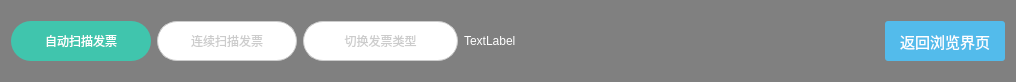
<?xml version="1.0" encoding="UTF-8"?>
<ui version="4.0">
 <class>scanoptionForm</class>
 <widget class="QWidget" name="scanoptionForm">
  <property name="geometry">
   <rect>
    <x>0</x>
    <y>0</y>
    <width>1016</width>
    <height>82</height>
   </rect>
  </property>
  <property name="sizePolicy">
   <sizepolicy hsizetype="Preferred" vsizetype="Fixed">
    <horstretch>0</horstretch>
    <verstretch>0</verstretch>
   </sizepolicy>
  </property>
  <property name="windowTitle">
   <string>Form</string>
  </property>
  <property name="styleSheet">
   <string notr="true">QWidget#scanoptionForm{background-color: rgb(128, 128, 128);
}</string>
  </property>
  <layout class="QHBoxLayout" name="horizontalLayout">
   <item>
    <widget class="QToolButton" name="toolButton">
     <property name="sizePolicy">
      <sizepolicy hsizetype="Preferred" vsizetype="Preferred">
       <horstretch>0</horstretch>
       <verstretch>0</verstretch>
      </sizepolicy>
     </property>
     <property name="minimumSize">
      <size>
       <width>140</width>
       <height>40</height>
      </size>
     </property>
     <property name="maximumSize">
      <size>
       <width>120</width>
       <height>40</height>
      </size>
     </property>
     <property name="layoutDirection">
      <enum>Qt::LeftToRight</enum>
     </property>
     <property name="styleSheet">
      <string notr="true">font: 75 10pt &quot;微软雅黑&quot;;
color: rgb(255, 255, 255);
background:rgba(64,197,173,1);
border-radius:20px;</string>
     </property>
     <property name="text">
      <string>自动扫描发票</string>
     </property>
     <property name="icon">
      <iconset resource="res.qrc">
       <normaloff>:/imag/autoscan.png</normaloff>:/imag/autoscan.png</iconset>
     </property>
     <property name="iconSize">
      <size>
       <width>16</width>
       <height>16</height>
      </size>
     </property>
     <property name="popupMode">
      <enum>QToolButton::DelayedPopup</enum>
     </property>
     <property name="toolButtonStyle">
      <enum>Qt::ToolButtonTextBesideIcon</enum>
     </property>
     <property name="autoRaise">
      <bool>true</bool>
     </property>
    </widget>
   </item>
   <item>
    <widget class="QToolButton" name="toolButton_2">
     <property name="sizePolicy">
      <sizepolicy hsizetype="Preferred" vsizetype="Preferred">
       <horstretch>0</horstretch>
       <verstretch>0</verstretch>
      </sizepolicy>
     </property>
     <property name="minimumSize">
      <size>
       <width>140</width>
       <height>0</height>
      </size>
     </property>
     <property name="maximumSize">
      <size>
       <width>140</width>
       <height>40</height>
      </size>
     </property>
     <property name="styleSheet">
      <string notr="true">font: 75 10pt &quot;微软雅黑&quot;;
color:#CCCCCC;

background:rgba(255,255,255,1);
border-radius:20px;
border:1px solid rgba(204,204,204,1);</string>
     </property>
     <property name="text">
      <string>连续扫描发票</string>
     </property>
     <property name="icon">
      <iconset resource="res.qrc">
       <normaloff>:/imag/lianxuscan.png</normaloff>:/imag/lianxuscan.png</iconset>
     </property>
     <property name="iconSize">
      <size>
       <width>32</width>
       <height>32</height>
      </size>
     </property>
     <property name="toolButtonStyle">
      <enum>Qt::ToolButtonTextBesideIcon</enum>
     </property>
     <property name="autoRaise">
      <bool>true</bool>
     </property>
    </widget>
   </item>
   <item>
    <widget class="QToolButton" name="toolButton_3">
     <property name="sizePolicy">
      <sizepolicy hsizetype="Preferred" vsizetype="Preferred">
       <horstretch>0</horstretch>
       <verstretch>0</verstretch>
      </sizepolicy>
     </property>
     <property name="minimumSize">
      <size>
       <width>155</width>
       <height>0</height>
      </size>
     </property>
     <property name="maximumSize">
      <size>
       <width>155</width>
       <height>40</height>
      </size>
     </property>
     <property name="styleSheet">
      <string notr="true">font: 75 10pt &quot;微软雅黑&quot;;
color: #CCCCCC;

background:rgba(255,255,255,1);
border-radius:20px;
border:1px solid rgba(204,204,204,1);</string>
     </property>
     <property name="text">
      <string>切换发票类型</string>
     </property>
     <property name="iconSize">
      <size>
       <width>0</width>
       <height>0</height>
      </size>
     </property>
     <property name="popupMode">
      <enum>QToolButton::DelayedPopup</enum>
     </property>
     <property name="toolButtonStyle">
      <enum>Qt::ToolButtonTextBesideIcon</enum>
     </property>
     <property name="autoRaise">
      <bool>true</bool>
     </property>
    </widget>
   </item>
   <item>
    <widget class="QLabel" name="label">
     <property name="styleSheet">
      <string notr="true">font: 75 10pt &quot;微软雅黑&quot;;
color: rgb(255, 255, 255);</string>
     </property>
     <property name="text">
      <string>TextLabel</string>
     </property>
    </widget>
   </item>
   <item>
    <spacer name="horizontalSpacer">
     <property name="orientation">
      <enum>Qt::Horizontal</enum>
     </property>
     <property name="sizeHint" stdset="0">
      <size>
       <width>466</width>
       <height>20</height>
      </size>
     </property>
    </spacer>
   </item>
   <item>
    <widget class="QPushButton" name="pushButton">
     <property name="sizePolicy">
      <sizepolicy hsizetype="Fixed" vsizetype="Fixed">
       <horstretch>0</horstretch>
       <verstretch>0</verstretch>
      </sizepolicy>
     </property>
     <property name="minimumSize">
      <size>
       <width>0</width>
       <height>40</height>
      </size>
     </property>
     <property name="maximumSize">
      <size>
       <width>16777215</width>
       <height>40</height>
      </size>
     </property>
     <property name="font">
      <font>
       <family>微软雅黑</family>
       <pointsize>11</pointsize>
       <weight>50</weight>
       <italic>false</italic>
       <bold>false</bold>
      </font>
     </property>
     <property name="autoFillBackground">
      <bool>false</bool>
     </property>
     <property name="styleSheet">
      <string notr="true">width:120px;
height:40px;
background:rgba(83,187,235,1);
border-radius:3px;
color: rgb(255, 255, 255);
font: 11pt &quot;微软雅黑&quot;;</string>
     </property>
     <property name="text">
      <string>返回浏览界页</string>
     </property>
     <property name="autoDefault">
      <bool>true</bool>
     </property>
     <property name="default">
      <bool>false</bool>
     </property>
     <property name="flat">
      <bool>true</bool>
     </property>
    </widget>
   </item>
  </layout>
 </widget>
 <resources>
  <include location="res.qrc"/>
 </resources>
 <connections/>
</ui>
